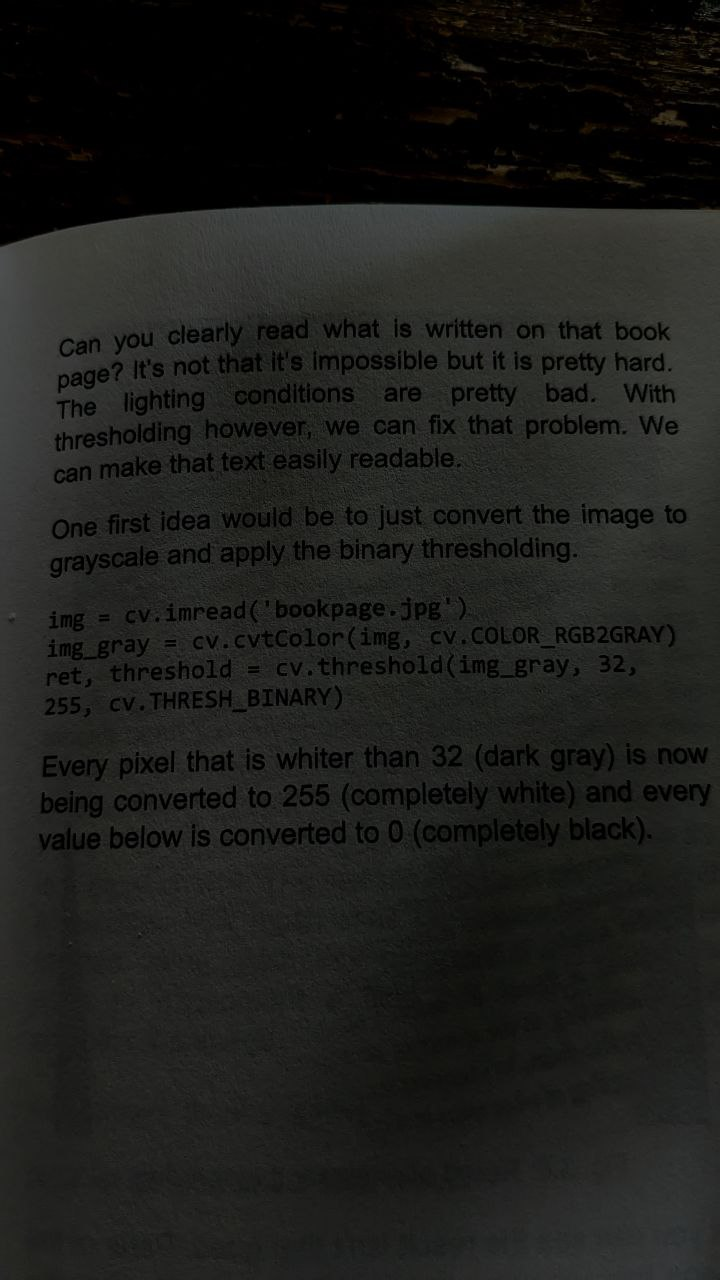
#> input picture book_page.jpg, 720 x 1280 px, given in place of the camera
$ python filtering_camera_data.py
#> lines starting #> are read from the running program, lines starting #| are printed output that depends on the picture; after the words box and inside, x2 and y2 are one past the last pixel; in counts of white or black regions, pixels touching at a corner belong together
import cv2 as cv
import numpy as np

camera = cv.VideoCapture(0)

while True:
    _, img = camera.read()
#> img is the input picture: shape (1280, 720, 3); mean B, G, R 28, 30.4, 29.9
    flip_img = cv.flip(img, 1)
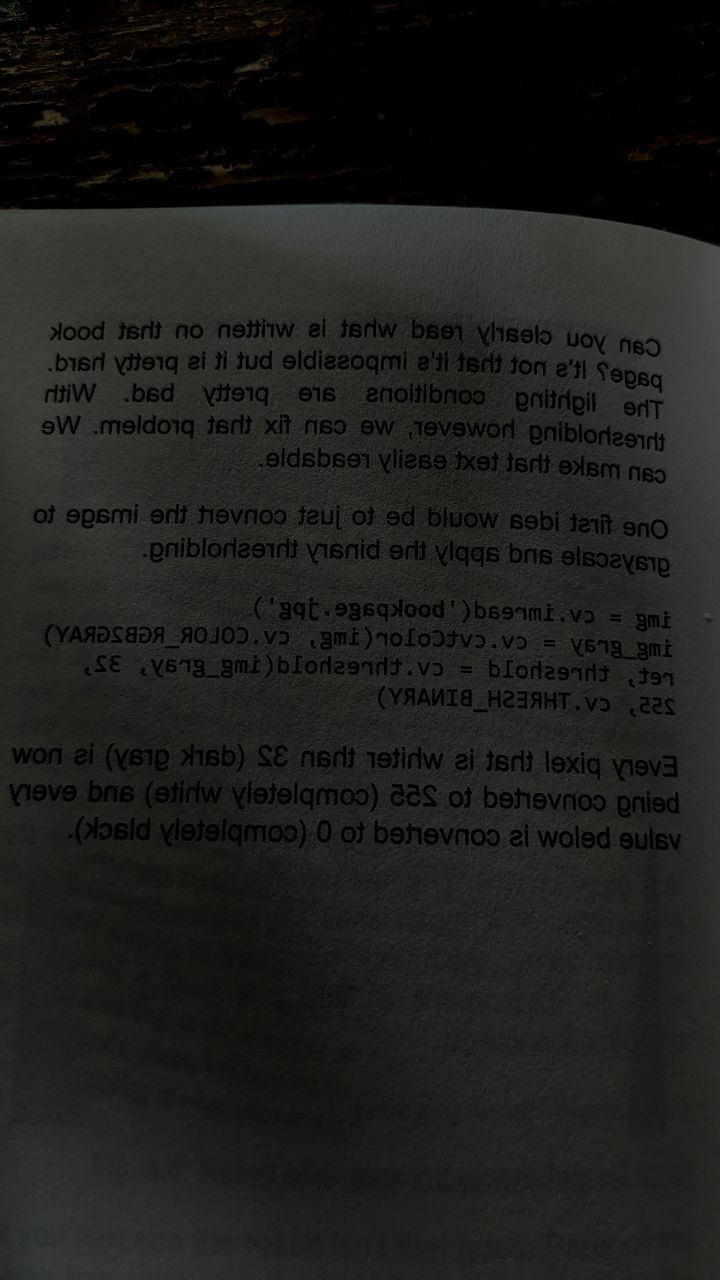
#> flip_img: shape (1280, 720, 3); mean B, G, R 28, 30.4, 29.9
    hsv = cv.cvtColor(flip_img, cv.COLOR_RGB2HSV)
#> hsv: shape (1280, 720, 3); mean H, S, V 71.9, 34.4, 30.6
    min = np.array([100, 60, 0])
    max = np.array([255, 255, 255])
    mask = cv.inRange(hsv, min, max)
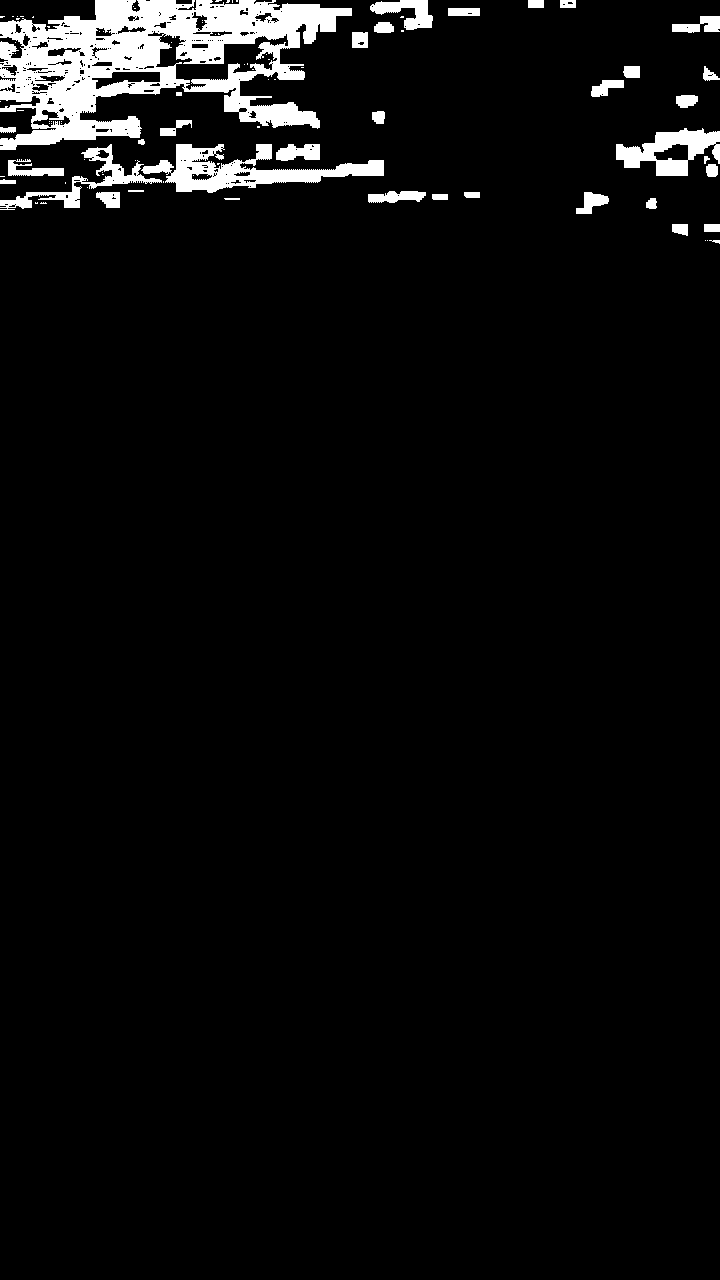
#> mask: shape (1280, 720); 4.5% white; 94 white regions (58 under 20 px), largest, box (x1, y1, x2, y2) and area: (0, 0, 352, 150) 25552, (141, 144, 384, 193) 4693, (616, 128, 720, 176) 2504

    median = cv.medianBlur(mask, 15)
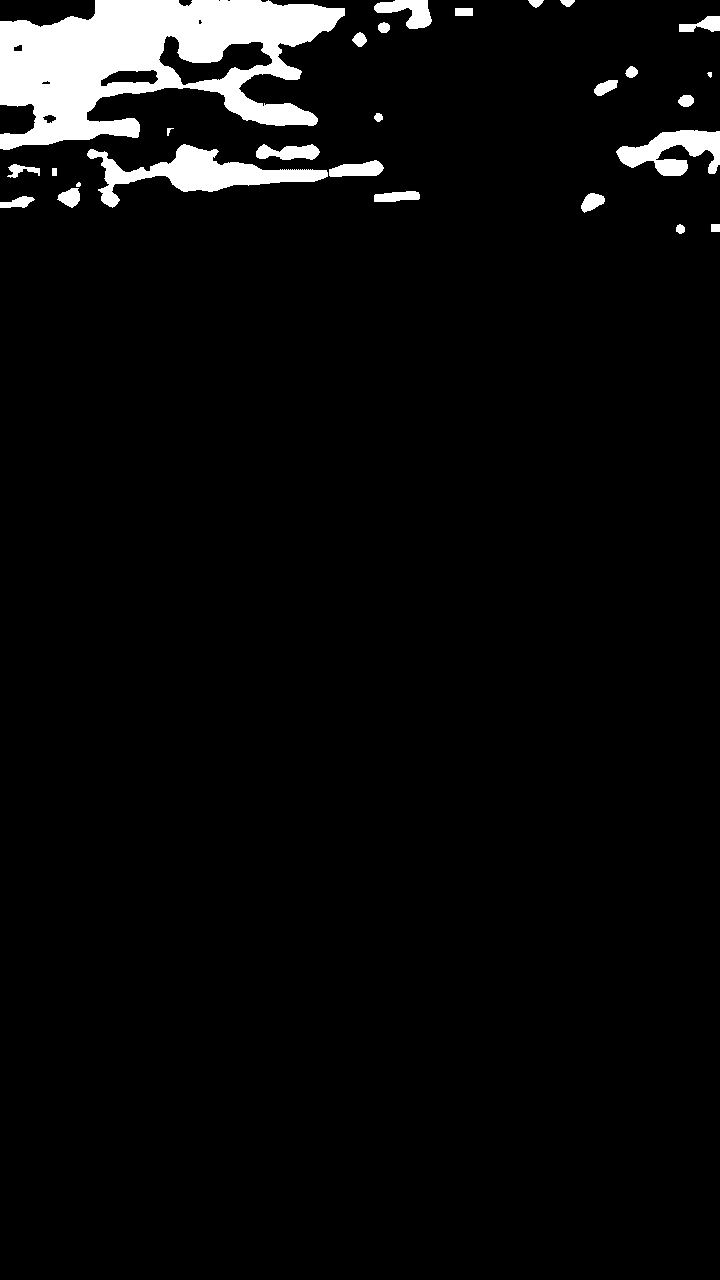
#> median: shape (1280, 720); 4.5% white; 27 white regions, largest, box (x1, y1, x2, y2) and area: (0, 0, 345, 150) 28623, (87, 144, 328, 208) 5085, (616, 130, 720, 176) 2632
    median = cv.bitwise_and(flip_img, flip_img, mask=median)
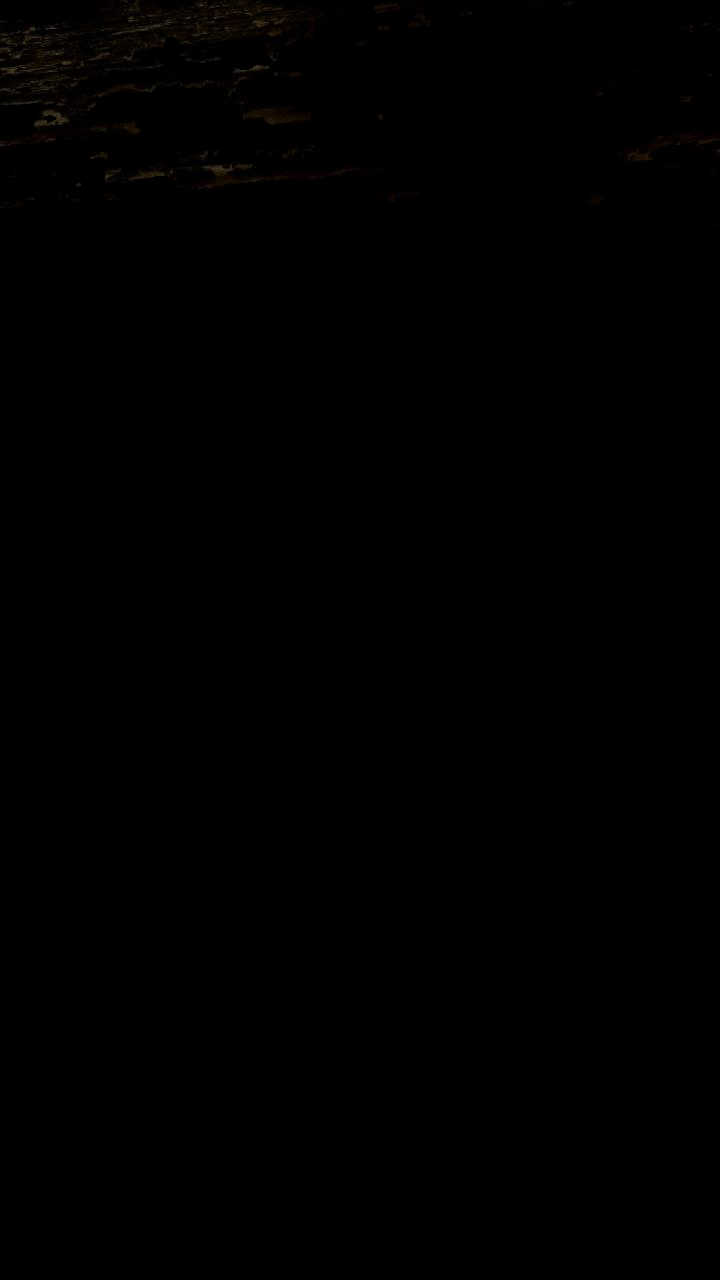
#> median: shape (1280, 720, 3); mean B, G, R 0.2, 0.3, 0.4

    cv.imshow('Median', median)

    if cv.waitKey(5) == ord('x'):
#> (key x is pressed here)
        break

cv.destroyAllWindows()
camera.release()
